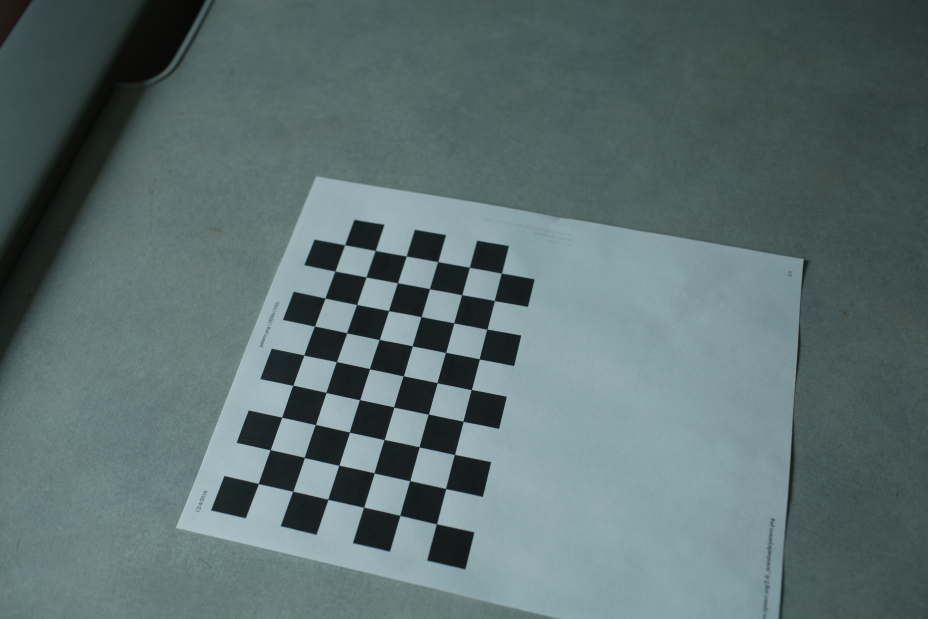
#> input picture chessboard_imgs/_MG_6606.JPG, 2784 x 1856 px (shown at 1/3 size)
$ python click.py --image chessboard_imgs/_MG_6606.JPG   (Python 2 division)
#> lines starting #> are read from the running program, lines starting #| are printed output that depends on the picture
# import the necessary packages
import argparse
import cv2

# initialize the list of reference points and boolean indicating
# whether cropping is being performed or not
refPt = []
cropping = False
ratio = 0
points = []

def click_and_crop(event, x, y, flags, param):
	# grab references to the global variables
	# global refPt, cropping
 	global ratio
	# if the left mouse button was clicked, record the starting
	# (x, y) coordinates and indicate that cropping is being
	# performed
	if event == cv2.EVENT_LBUTTONDOWN:
		cv2.rectangle(image, (x,y), (x+1,y+1), (0, 255, 0), 2)
		cv2.imshow("image", image)
		p = (x*ratio, y*ratio)
		print(p)
		points.append(p)
		print(len(points))
		# cropping = True

	# # check to see if the left mouse button was released
	# elif event == cv2.EVENT_LBUTTONUP:
	# 	# record the ending (x, y) coordinates and indicate that
	# 	# the cropping operation is finished
	# 	refPt.append((x, y))
	# 	cropping = False

	# 	# draw a rectangle around the region of interest
	# 	cv2.rectangle(image, refPt[0], refPt[1], (0, 255, 0), 2)
	# 	cv2.imshow("image", image)

# construct the argument parser and parse the arguments
ap = argparse.ArgumentParser()
ap.add_argument("-i", "--image", required=True, help="Path to the image")
args = vars(ap.parse_args())

# load the image, clone it, and setup the mouse callback function
image = cv2.imread(args["image"])
#> image is the input picture: shape (1856, 2784, 3); mean B, G, R 112.6, 112.2, 93.4
clone = image.copy()
cv2.namedWindow("image")
cv2.setMouseCallback("image", click_and_crop)
print(image.shape)
#| (1856, 2784, 3)
ratio = 4
image = cv2.resize(image,(image.shape[1]/ratio,image.shape[0]/ratio))
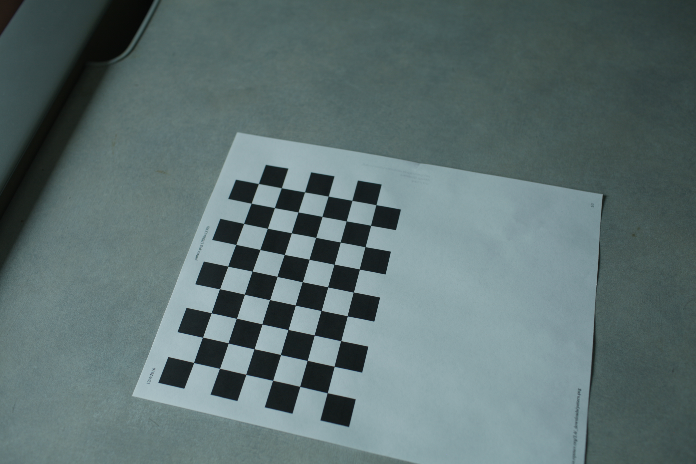
#> image: shape (464, 696, 3); mean B, G, R 112.7, 112.3, 93.5
cv2.imshow("image", image)
cv2.waitKey(0)
print(points)

$ run again, on chessboard_imgs/_MG_6608.JPG
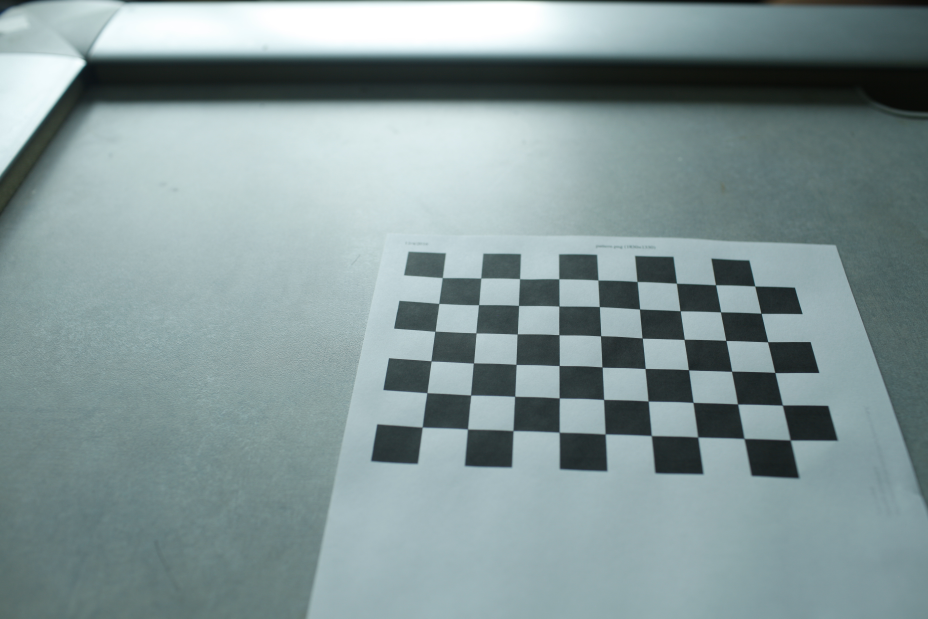
#> input picture chessboard_imgs/_MG_6608.JPG, 2784 x 1856 px (shown at 1/3 size)
#> image is the input picture: shape (1856, 2784, 3); mean B, G, R 151, 149.8, 131.1
#| (1856, 2784, 3)
#> `image = cv2.resize(image,(image.shape[1]/ratio,image.shape[0]/ratio))`:
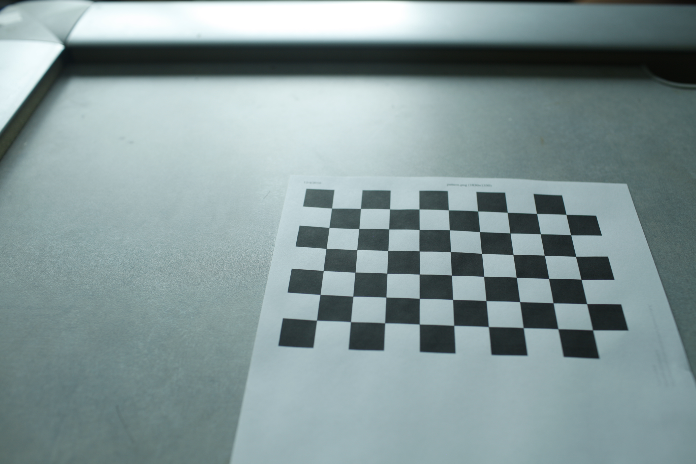
#> image: shape (464, 696, 3); mean B, G, R 151.1, 149.9, 131.2

$ run again, on chessboard_imgs/_MG_6609.JPG
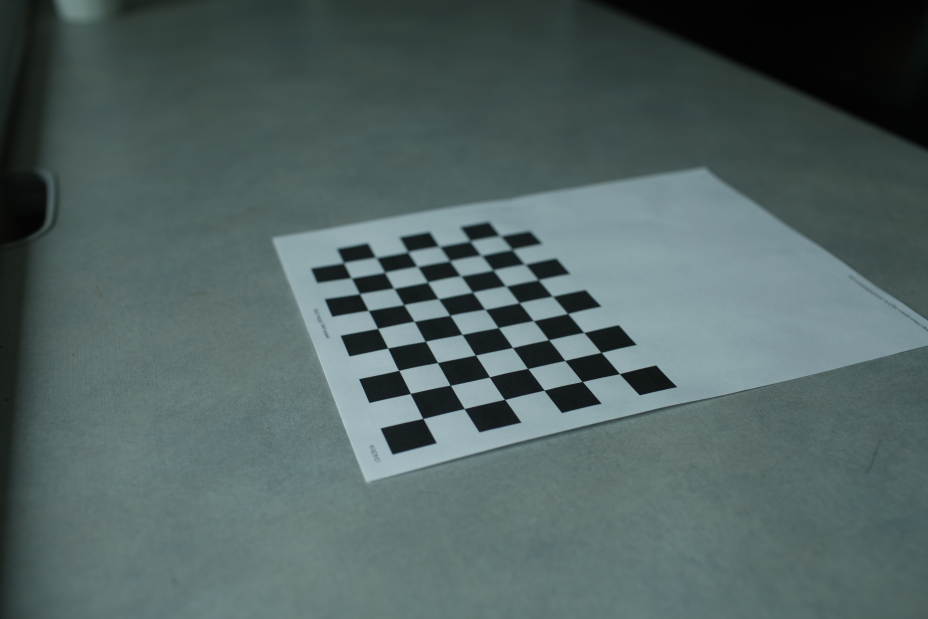
#> input picture chessboard_imgs/_MG_6609.JPG, 2784 x 1856 px (shown at 1/3 size)
#> image is the input picture: shape (1856, 2784, 3); mean B, G, R 99, 99.7, 82.4
#| (1856, 2784, 3)
#> `image = cv2.resize(image,(image.shape[1]/ratio,image.shape[0]/ratio))`:
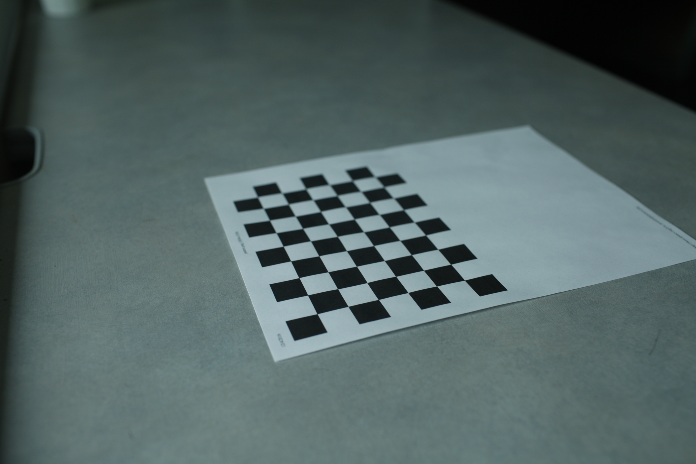
#> image: shape (464, 696, 3); mean B, G, R 99.2, 99.8, 82.5

$ run again, on chessboard_imgs/_MG_6610.JPG
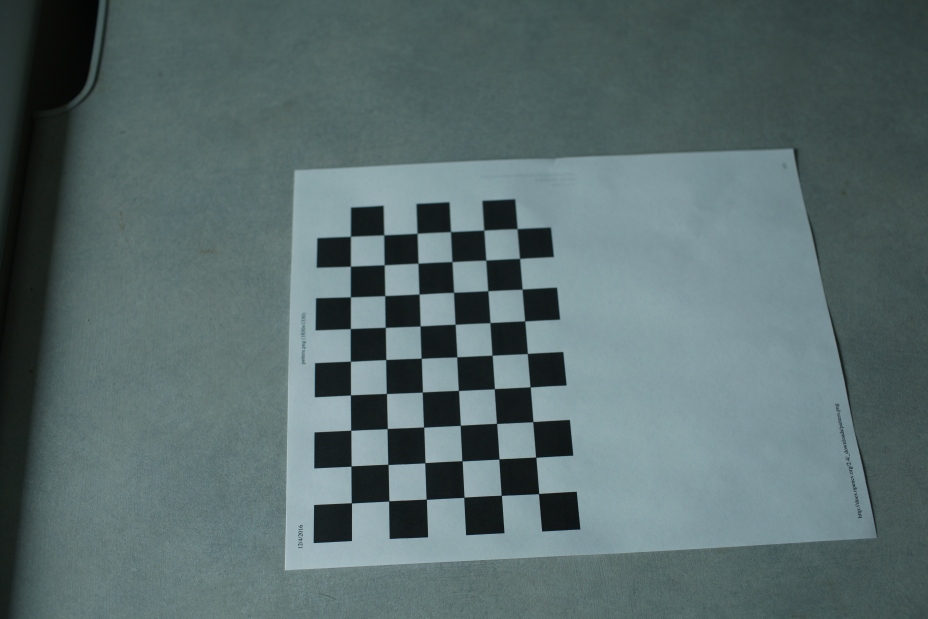
#> input picture chessboard_imgs/_MG_6610.JPG, 2784 x 1856 px (shown at 1/3 size)
#> image is the input picture: shape (1856, 2784, 3); mean B, G, R 108.8, 108, 89.4
#| (1856, 2784, 3)
#> `image = cv2.resize(image,(image.shape[1]/ratio,image.shape[0]/ratio))`:
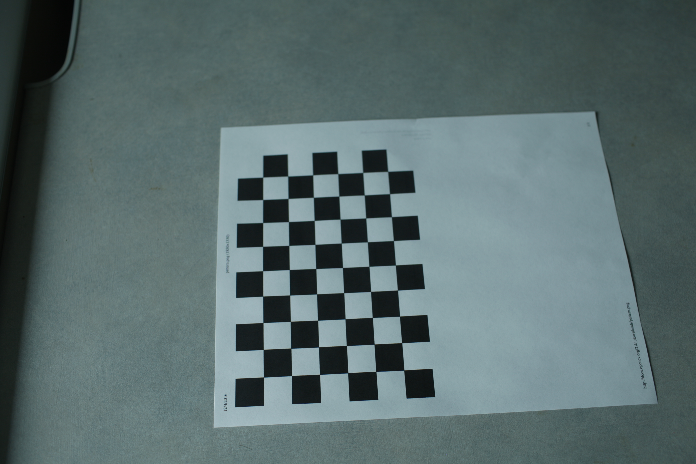
#> image: shape (464, 696, 3); mean B, G, R 109, 108.2, 89.6
